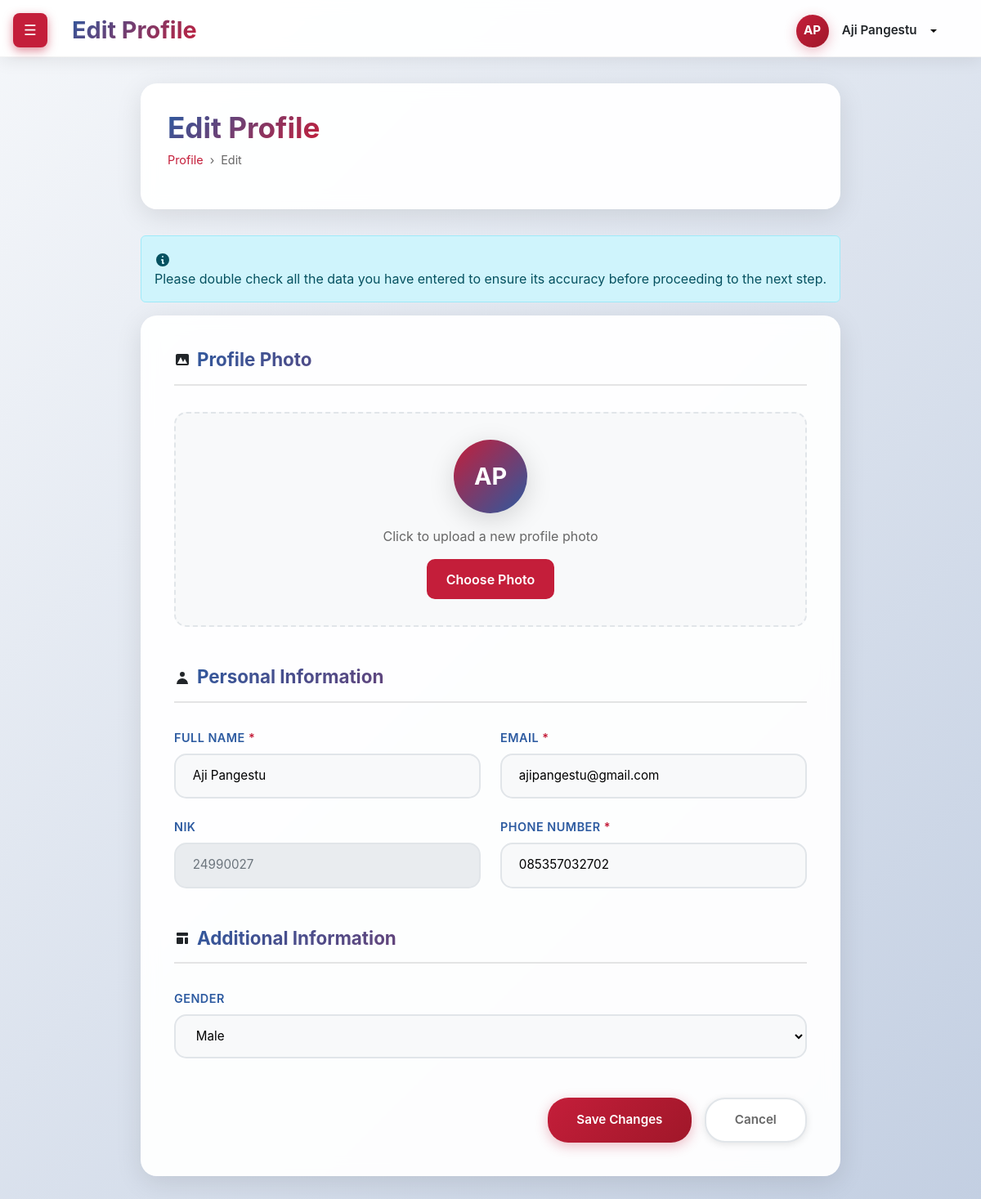
Screenshot of /karyawan/editprofile.php (signed in) with the database file from the repository.
### tables this page shows
CREATE TABLE `users` (
  `id` int NOT NULL,
  `name` varchar(100) NOT NULL,
  `nik` varchar(20) NOT NULL,
  `phone` varchar(20) DEFAULT NULL,
  `email` varchar(100) NOT NULL,
  `gender` enum('male','female') DEFAULT NULL,
  `profile_photo` varchar(255) DEFAULT NULL,
  `status` enum('Active','Inactive') DEFAULT 'Active',
  `password` varchar(255) NOT NULL,
  `role` enum('admin','manager','employee') DEFAULT 'employee',
  `created_at` timestamp NULL DEFAULT CURRENT_TIMESTAMP,
  `updated_at` timestamp NULL DEFAULT CURRENT_TIMESTAMP ON UPDATE CURRENT_TIMESTAMP
);

### karyawan/editprofile.php (the view, shortened to what this page needs)
<?php
include '../config.php';
$user_id = $_SESSION['user_id'];
$stmt = $conn->prepare("SELECT name, nik, email, phone, gender, profile_photo FROM users WHERE id = ?");
$stmt->bind_param("i", $user_id);
$stmt->execute();
$result = $stmt->get_result();
$user = $result->fetch_assoc();
$user_initials = '';
if ($user['name']) {
    $name_parts = explode(' ', trim($user['name']));
    $user_initials = strtoupper(substr($name_parts[0], 0, 1));
    if (count($name_parts) > 1) {
        $user_initials .= strtoupper(substr($name_parts[1], 0, 1));
    }
}
?>
<!DOCTYPE html>
<html lang="id">
<head>
    <link href="https://cdnjs.cloudflare.com/ajax/libs/bootstrap/5.3.0/css/bootstrap.min.css" rel="stylesheet">
    <link rel="stylesheet" href="../css/karyawan/style-editprofile.css" />
</head>
<body>
    <button class="toggle-burger" id="burgerBtn" onclick="toggleSidebar()"></button>
    <div class="d-flex vh-100">
        <main class="main-content" id="mainContent">
            <header class="header">
                <div><h1 class="header-title">Edit Profile</h1></div>
                <div class="d-flex align-items-center">
                    <div class="dropdown">
                        <button class="btn btn-link dropdown-toggle text-decoration-none d-flex align-items-center" type="button" data-bs-toggle="dropdown" aria-expanded="false">
                            <?php if ($user['profile_photo'] && file_exists("../uploads/profile_photos/" . $user['profile_photo'])): ?>
                                <img src="../uploads/profile_photos/<?= htmlspecialchars($user['profile_photo']) ?>" alt="Profile" class="user-avatar me-2" style="width: 40px; height: 40px; border-radius: 50%; object-fit: cover;">
                            <?php else: ?>
                                <div class="user-avatar me-2 bg-primary"><?= $user_initials ?></div>
                            <?php endif; ?>
                            <span class="fw-semibold text-dark"><?= htmlspecialchars($user['name']) ?></span>
                        </button>
                    </div>
                </div>
            </header>
            <div class="content">
                <div class="edit-container">
                    <div class="page-header">
                        <div>
                            <h1 class="page-title">Edit Profile</h1>
                            <div class="breadcrumb">
                                <a href="profile.php">Profile</a>
                                <span>›</span>
                                <span>Edit</span>
                            </div>
                        </div>
                    </div>
                    <div class="alert alert-info">
                        <svg width="20" height="20" fill="currentColor" viewBox="0 0 20 20">
                            <path fill-rule="evenodd" d="M18 10a8 8 0 11-16 0 8 8 0 0116 0zm-7-4a1 1 0 11-2 0 1 1 0 012 0zM9 9a1 1 0 000 2v3a1 1 0 001 1h1a1 1 0 100-2v-3a1 1 0 00-1-1H9z" clip-rule="evenodd"/>
                        </svg>
                        <div>
                            Please double check all the data you have entered to ensure its accuracy before proceeding to the next step.
                        </div>
                    </div>
                    <form class="edit-form" method="POST" enctype="multipart/form-data">
                        <div class="form-section">
                            <h2 class="section-title">
                                <svg width="20" height="20" fill="currentColor" viewBox="0 0 20 20">
                                    <path fill-rule="evenodd" d="M4 3a2 2 0 00-2 2v10a2 2 0 002 2h12a2 2 0 002-2V5a2 2 0 00-2-2H4zm12 12H4l4-8 3 6 2-4 3 6z" clip-rule="evenodd"/>
                                </svg>
                                Profile Photo
                            </h2>
                            <div class="photo-upload-section">
                                <div class="current-photo" id="currentPhoto">
                                    <?php if ($user['profile_photo'] && file_exists("../uploads/profile_photos/" . $user['profile_photo'])): ?>
                                        <img src="../uploads/profile_photos/<?= htmlspecialchars($user['profile_photo']) ?>" alt="Profile" style="width: 80px; height: 80px; border-radius: 50%; object-fit: cover;">
                                    <?php else: ?>
                                        <?= $user_initials ?>
                                    <?php endif; ?>
                                </div>
                                <div class="upload-text">Click to upload a new profile photo</div>
                                <button type="button" class="upload-btn" onclick="document.getElementById('photoInput').click();">
                                    Choose Photo
                                </button>
                            </div>
                        </div>
                        <div class="form-section">
                            <h2 class="section-title">
                                <svg width="20" height="20" fill="currentColor" viewBox="0 0 20 20">
                                    <path fill-rule="evenodd" d="M10 9a3 3 0 100-6 3 3 0 000 6zm-7 9a7 7 0 1114 0H3z" clip-rule="evenodd"/>
                                </svg>
                                Personal Information
                            </h2>
                            <div class="form-grid">
                                <div class="form-group">
                                    <label class="form-label">Full Name <span class="required">*</span></label>
                                    <input type="text" class="form-input" name="name" id="fullName" value="<?= htmlspecialchars($user['name']) ?>" required>
                                </div>
                                <div class="form-group">
                                    <label class="form-label">Email <span class="required">*</span></label>
                                    <input type="email" class="form-input" name="email" id="email" value="<?= htmlspecialchars($user['email']) ?>" required>
                                </div>
                                <div class="form-group">
                                    <label class="form-label">NIK</label>
                                    <input type="text" class="form-input" id="nik" value="<?= htmlspecialchars($user['nik']) ?>" disabled>
                                </div>
                                <div class="form-group">
                                    <label class="form-label">Phone Number <span class="required">*</span></label>
                                    <input type="tel" class="form-input" name="phone" id="phone" value="<?= htmlspecialchars($user['phone']) ?>" required>
                                </div>
                            </div>
                        </div>
                        <div class="form-section">
                            <h2 class="section-title">
                                Additional Information
                            </h2>
                            <div class="form-grid">
                                <div class="form-group">
                                    <label class="form-label">Gender</label>
                                    <select class="form-input" name="gender" id="gender">
                                        <option value="male" <?= $user['gender'] === 'male' ? 'selected' : '' ?>>Male</option>
                                    </select>
                                </div>
                            </div>
                        </div>
                        <div class="form-actions">
                            <button type="button" class="btn btn-primary" onclick="openUpdateModal()">
                                Save Changes
                            </button>
                            <a href="profile.php" class="btn btn-secondary">
                                Cancel
                            </a>
                        </div>
                    </form>
                </div>
            </div>
        </main>
    </div>
</body>
</html>

### rows the page displays
users: name "AP", name "Aji Pangestu", email "ajipangestu@gmail.com", nik "24990027", phone "085357032702", gender "Male"
